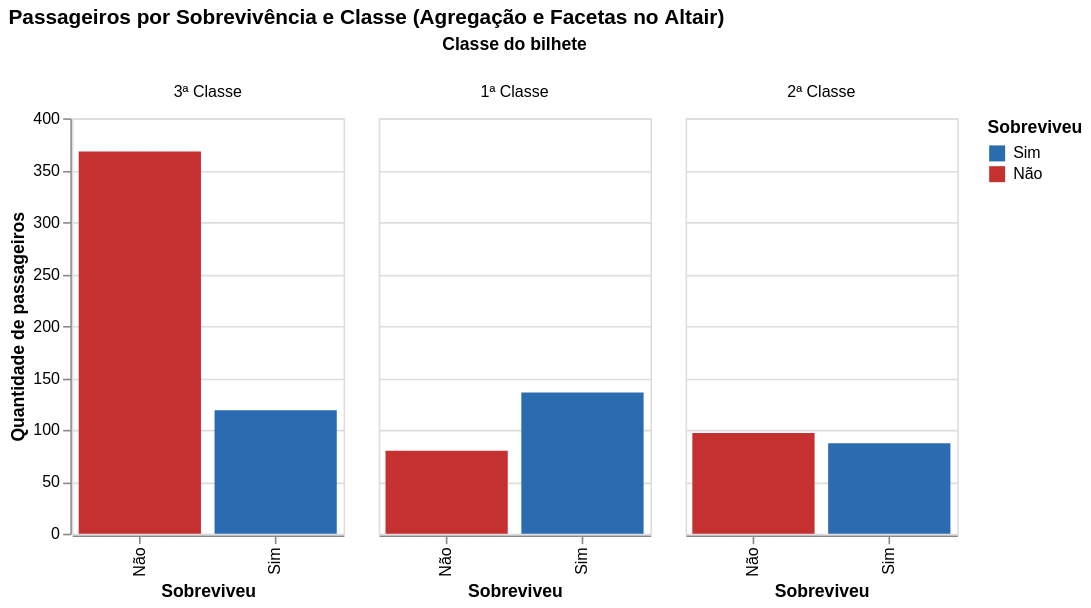

The notebook cell saved with this chart:
### Markdown cell above
### Recurso 2 — Agregações e facetas

O Altair calcula diretamente a **contagem de passageiros** em cada situação de sobrevivência usando `count()` e separa os resultados por **classe do bilhete** com `column`. Isso permite comparar as classes em painéis distintos sem precisar criar previamente uma tabela de contagens.

### Code cell
# Recurso 2: Agregação declarativa (count()) e facetas por classe social (column)
barras_facetadas = (
    alt.Chart(df_clean)
    .mark_bar()
    .encode(
        x=alt.X("Sobreviveu_Texto:N", title="Sobreviveu"),
        y=alt.Y("count():Q", title="Quantidade de passageiros"),
        color=alt.Color(
            "Sobreviveu_Texto:N",
            title="Sobreviveu",
            scale=alt.Scale(domain=["Sim", "Não"], range=["#2b6cb0", "#c53030"])
        ),
        column=alt.Column(
            "Classe_Texto:N",
            title="Classe do bilhete",
            sort=["1ª Classe", "2ª Classe", "3ª Classe"]
        ),
        tooltip=[
            alt.Tooltip("Classe_Texto:N", title="Classe"),
            alt.Tooltip("Sobreviveu_Texto:N", title="Sobreviveu"),
            alt.Tooltip("count():Q", title="Total de passageiros")
        ]
    )
    .properties(
        width=170,
        height=260,
        title="Passageiros por Sobrevivência e Classe (Agregação e Facetas no Altair)"
    )
)

barras_facetadas

### Figure 1 — Vega-Lite specification as saved in the notebook (floating-point values rounded to 4 significant figures; data arrays with more than 128 entries replaced by an {"elided": "..."} marker saying what was removed)
{"config": {"view": {"continuousWidth": 300, "continuousHeight": 300}}, "data": {"name": "data-d1e8877746eb55424e0ef91b28c8221e"}, "mark": {"type": "bar"}, "encoding": {"color": {"field": "Sobreviveu_Texto", "scale": {"domain": ["Sim", "Não"], "range": ["#2b6cb0", "#c53030"]}, "title": "Sobreviveu", "type": "nominal"}, "column": {"field": "Classe_Texto", "sort": ["1ª Classe", "2ª Classe", "3ª Classe"], "title": "Classe do bilhete", "type": "nominal"}, "tooltip": [{"field": "Classe_Texto", "title": "Classe", "type": "nominal"}, {"field": "Sobreviveu_Texto", "title": "Sobreviveu", "type": "nominal"}, {"aggregate": "count", "title": "Total de passageiros", "type": "quantitative"}], "x": {"field": "Sobreviveu_Texto", "title": "Sobreviveu", "type": "nominal"}, "y": {"aggregate": "count", "title": "Quantidade de passageiros", "type": "quantitative"}}, "height": 260, "title": "Passageiros por Sobrevivência e Classe (Agregação e Facetas no Altair)", "width": 170, "$schema": "https://vega.github.io/schema/vega-lite/v5.20.1.json", "datasets": {"data-d1e8877746eb55424e0ef91b28c8221e": {"elided": "887 records"}}}
